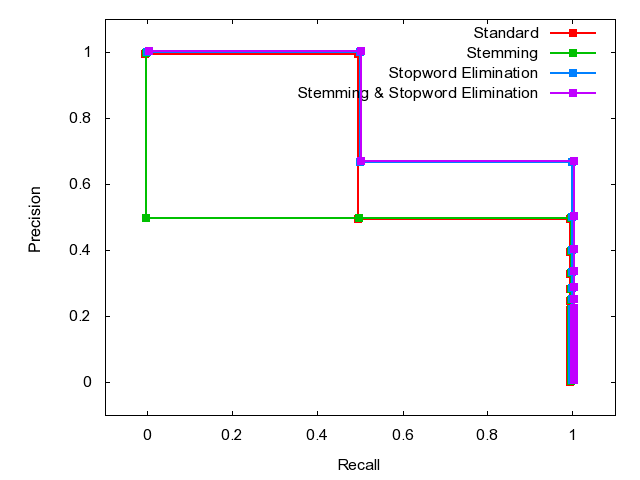

Recreate this plot in gnuplot.

	set terminal png
	set output 'Q2.png'
	set ylabel 'Precision'
	set xlabel 'Recall'
	set xrange [-0.1:1.1]
	set yrange [-0.1:1.1]
	plot 'Q2.dat' index 0 using 1:2 w linespoints lw 2 pt 5 title 'Standard', \
'Q2.dat' index 1 using 1:2 w linespoints lw 2 pt 5 title 'Stemming', \
'Q2.dat' index 2 using 1:2 w linespoints lw 2 pt 5 title 'Stopword Elimination', \
'Q2.dat' index 3 using 1:2 w linespoints lw 2 pt 5 title 'Stemming & Stopword Elimination'
